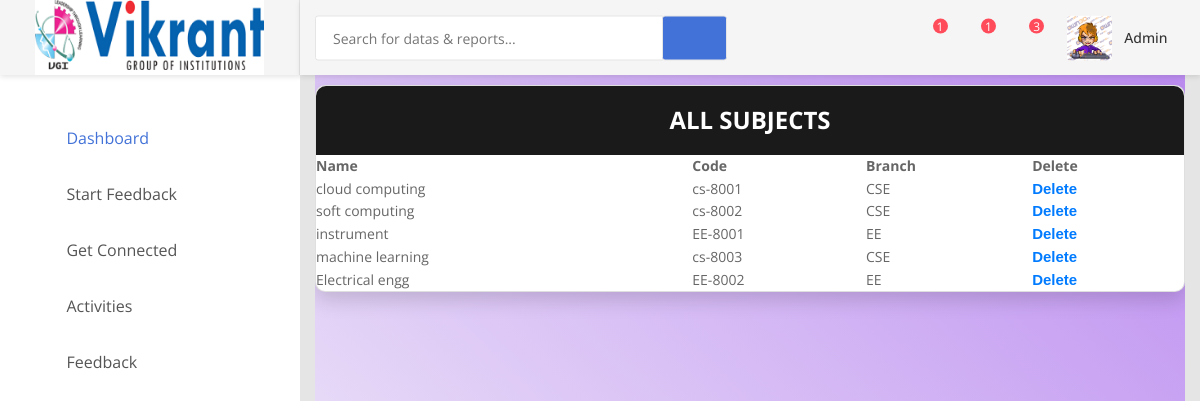
The page /viewsub (signed in) on the database its author committed.
### app1/models.py (models this page shows, shortened)
class subject(models.Model):
    name = models.CharField(max_length=100)
    code = models.CharField(max_length=100)
    branch=models.CharField(max_length=100)
    currentdate= models.DateField(default=timezone.now)

### app1/views.py (the view)
# urls.py: path('viewsub',views.viewsub,name='viewsub'),
def viewsub(request):
    if request.session.has_key('a_logged'):
        email = request.session.get('a_logged')
        allrecord = subject.objects.all()
        info = registration.objects.get(email=email)
        return render(request, 'viewsub.html',{'user':info,'allrecord': allrecord})
    else:
        return  redirect ('login')

### templates/viewsub.html (shortened to what this page needs)
{% load static %}
<!DOCTYPE html>
<html lang="en">
<head>
    <link href="{% static 'css/font-face.css' %}" rel="stylesheet" media="all">
    <link href="{% static 'vendor/font-awesome-4.7/css/font-awesome.min.css' %}" rel="stylesheet" media="all">
    <link href="{% static 'vendor/font-awesome-5/css/fontawesome-all.min.css' %}" rel="stylesheet" media="all">
    <link href="{% static 'vendor/mdi-font/css/material-design-iconic-font.min.css' %}" rel="stylesheet" media="all">
    <link href="{% static 'vendor/bootstrap-4.1/bootstrap.min.css' %}" rel="stylesheet" media="all">
    <link href="{% static 'vendor/animsition/animsition.min.css' %}" rel="stylesheet" media="all">
    <link href="{% static 'vendor/bootstrap-progressbar/bootstrap-progressbar-3.3.4.min.css' %}" rel="stylesheet" media="all">
    <link href="{% static 'vendor/wow/animate.css' %}" rel="stylesheet" media="all">
    <link href="{% static 'vendor/css-hamburgers/hamburgers.min.css' %}" rel="stylesheet" media="all">
    <link href="{% static 'vendor/slick/slick.css' %}" rel="stylesheet" media="all">
    <link href="{% static 'vendor/select2/select2.min.css' %}" rel="stylesheet" media="all">
    <link href="{% static 'vendor/perfect-scrollbar/perfect-scrollbar.css' %}" rel="stylesheet" media="all">
    <link href="{% static 'css/theme.css' %}" rel="stylesheet" media="all">
    <link href="{% static 'vendor/mdi-font/css/material-design-iconic-font.min.css' %}" rel="stylesheet" media="all">
<link href="{% static 'vendor/font-awesome-4.7/css/font-awesome.min.css' %}" rel="stylesheet" media="all">
<link href="{% static 'vendor/select2/select2.min.css' %}" rel="stylesheet" media="all">
<link href="{% static 'vendor/datepicker/daterangepicker.css' %}" rel="stylesheet" media="all">
<link href="{% static 'css/main.css' %}" rel="stylesheet" media="all">
</head>
<body class="animsition">
    <div class="page-wrapper">
        <aside class="menu-sidebar d-none d-lg-block">
            <div class="logo">
                <a href="#">
                    <img src="{% static 'images/icon/logo.png' %}" alt="Cool Admin" />
                </a>
            </div>
            <div class="menu-sidebar__content js-scrollbar1">
                <nav class="navbar-sidebar">
                    <ul class="list-unstyled navbar__list">
                        <li class="active has-sub">
                            <a class="js-arrow" href="{% url 'login' %}">
                                <i class="fas fa-tachometer-alt"></i>Dashboard</a>
                        </li>
                        <li>
                            <a href="{% url 'strtfeed' %}">
                                <i class="far fa-check-square"></i>Start Feedback</a>
                        </li>
                        <li class="has-sub">
                            <a class="js-arrow" href="#">
                                <i class="fas fa-chart-bar"></i>Get Connected</a>
                        </li>
                        <li class="has-sub">
                            <a class="js-arrow" href="#">
                                <i class="fas fa-copy"></i>Activities</a>
                        </li>
                        <li class="has-sub">
                            <a class="js-arrow" href="#">
                                <i class="fas fa-desktop"></i>Feedback</a>
                        </li>
                    </ul>
                </nav>
            </div>
        </aside>
        <div class="page-container">
                        <header class="header-desktop">
                <div class="section__content section__content--p30">
                    <div class="container-fluid">
                        <div class="header-wrap">
                            <form class="form-header" action="" method="POST">
                                <input class="au-input au-input--xl" type="text" name="search" placeholder="Search for datas &amp; reports..." />
                                <button class="au-btn--submit" type="submit">
                                    <i class="zmdi zmdi-search"></i>
                                </button>
                            </form>
                            <div class="header-button">
                                <div class="noti-wrap">
                                    <div class="noti__item js-item-menu">
                                        <i class="zmdi zmdi-comment-more"></i>
                                        <span class="quantity">1</span>
                                    </div>
                                    <div class="noti__item js-item-menu">
                                        <i class="zmdi zmdi-email"></i>
                                        <span class="quantity">1</span>
                                    </div>
                                    <div class="noti__item js-item-menu">
                                        <i class="zmdi zmdi-notifications"></i>
                                        <span class="quantity">3</span>
                                    </div>
                                </div>
                                <div class="account-wrap">
                                    <div class="account-item clearfix js-item-menu">
                                        <div class="image">
                                            <img src="{% static 'images/icon/mmma.gif' %}"  />
                                        </div>
                                        <div class="content">
                                        {% if user.code %}
                                            <a class="js-acc-btn" href="#">Admin</a>
                                        {% else %}
                                            <a class="js-acc-btn" href="#">Admin</a>
                                        {% endif %}
                                        </div>
                                    </div>
                                </div>
                            </div>
                        </div>
                    </div>
                </div>
            </header>
            <div class="main-content">
                <div class="section__content section__content--p30">
                    <div class="container-fluid">
<div class="page-wrapper bg-gra-03 p-t-45 p-b-50">
<div class="wrapper wrapper--w790">
<div class="card card-5">
<div class="card-heading">
<h2 class="title">All Subjects</h2>
</div>
 <table>
  <thead>
    <tr>
      <th>Name</th>
      <th>Code</th>
      <th>Branch</th>
      <th>Delete</th>
    </tr>
  </thead>
  <tbody>
     {% for record in allrecord %}
  <tr>
   <td>{{ record.name }}</td>
    <td>{{ record.code }}</td>
    <td>{{ record.branch }}</td>
    <td><button type="button" style="font: bold 15px Arial;"><a href="subdelete/{{record.id}}">Delete</a></button></td>
  </tr>
    {% endfor %}
  </tbody>
</table>
        </div>
            </div>
        </div>
    </div>
</body>
</html>

### static/css/main.css (style rules this page uses)
html { -webkit-box-sizing: border-box; -moz-box-sizing: border-box; box-sizing: border-box; }
* { padding: 0; margin: 0; }
*, *:before, *:after { -webkit-box-sizing: inherit; -moz-box-sizing: inherit; box-sizing: inherit; }
body, h1, h2, h3, h4, h5, h6, blockquote, p, pre, dl, dd, ol, ul, figure, hr, fieldset, legend { margin: 0; padding: 0; }
table { border-collapse: collapse; border-spacing: 0; }
button { outline: none; background: none; border: none; }
.page-wrapper { min-height: 100vh; }
body { font-family: "Open Sans", "Arial", "Helvetica Neue", sans-serif; font-weight: 400; font-size: 14px; }
h1, h2, h3, h4, h5, h6 { font-weight: 400; }
h2 { font-size: 30px; }
.bg-gra-03 { background: -webkit-gradient(linear, left bottom, right top, from(#08aeea), to(#b721ff)); background: -webkit-linear-gradient(bottom left, #08aeea 0%, #b721ff 100%); background: -moz-linear-gradient(bottom left, #08aeea 0%, #b721ff 100%); background: -o-linear-gradient(bottom left, #08aeea 0%, #b721ff 100%); background: linear-gradient(to top right, #f8f9fa 0%, #8b21ff73 100%); }
.p-t-45 { padding-top: 10px; }
.p-b-50 { padding-bottom: 0px; }
.wrapper { margin: 0 auto; }
.wrapper--w790 { max-width: 1000px; }
input { outline: none; margin: 0; border: none; -webkit-box-shadow: none; -moz-box-shadow: none; box-shadow: none; width: 100%; font-size: 14px; font-family: inherit; }
.title { font-size: 24px; text-transform: uppercase; font-weight: 700; text-align: center; color: #fff; }
.card { -webkit-border-radius: 3px; -moz-border-radius: 3px; border-radius: 3px; background: #fff; }
.card-5 { background: #fff; -webkit-border-radius: 10px; -moz-border-radius: 10px; border-radius: 10px; -webkit-box-shadow: 0px 8px 20px 0px rgba(0, 0, 0, 0.15); -moz-box-shadow: 0px 8px 20px 0px rgba(0, 0, 0, 0.15); box-shadow: 0px 8px 20px 0px rgba(0, 0, 0, 0.15); }
.card-5 .card-heading { padding: 20px 0; background: #1a1a1a; -webkit-border-top-left-radius: 10px; -moz-border-radius-topleft: 10px; border-top-left-radius: 10px; -webkit-border-top-right-radius: 10px; -moz-border-radius-topright: 10px; border-top-right-radius: 10px; }

### rows shown on the page
subject: name "cloud computing", code "cs-8001", branch "CSE"
subject: name "soft computing", code "cs-8002", branch "CSE"
subject: name "instrument", code "EE-8001", branch "EE"
subject: name "machine learning", code "cs-8003", branch "CSE"
subject: name "Electrical engg", code "EE-8002", branch "EE"
